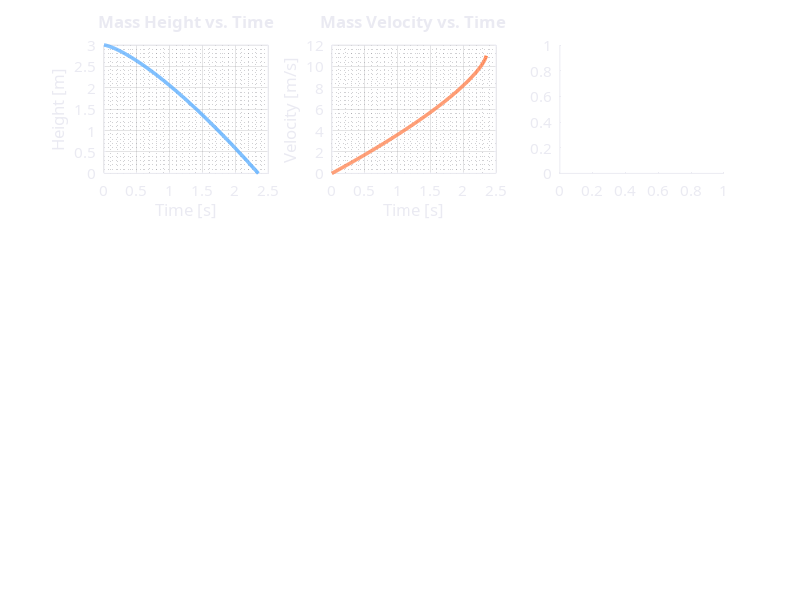

Write the MATLAB code that produced this figure. (Note: this script raises an error after producing the figure.)
% PLOT_DEMO_RESULTS  Generate simulation result graphs and summary table.
%
% Run from run_example or call directly:  plot_demo_results

function plot_demo_results()

%% Dark mode colors
BG       = [0.11 0.11 0.14];           % figure/axes background
FG       = [0.92 0.92 0.95];            % text, axis labels
GRID     = [0.28 0.28 0.32];            % grid lines
C1       = [0.35 0.68 1.00];           % blue
C2       = [1.00 0.50 0.30];           % orange
C3       = [0.40 0.85 0.55];           % green
C4       = [0.75 0.45 0.95];           % purple
C5       = [0.95 0.75 0.25];           % gold
C6       = [0.30 0.75 0.78];            % teal
CGRAY    = [0.50 0.50 0.55];           % gray

%% Synthetic time base (physically plausible drop)
T_end = 2.35;   % drop duration [s]
N     = 300;
t     = linspace(0, T_end, N);
h0    = 3;      % initial height [m]
r     = 0.06;   % drum radius [m]

% Height: smooth decrease to zero (concave, like real fall)
h = h0 * (1 - (t / T_end).^1.35);
h(h < 0) = 0;

% Velocity: rises from zero, approaches terminal-like value (plausible with drag/gearing)
v_max = 11.0;
v = v_max * (1 - (1 - t / T_end).^0.72);
v(1) = 0;

% Angular position and speeds (drum then motor via gear ratio)
theta = cumtrapz(t, v / r);
omega_drum = v / r;
N_gear = 4.5;
omega_motor = omega_drum * N_gear;

% Electrical: voltage ~ back-EMF (proportional to motor speed), current = V/R
K_e = 0.04;  % V·s/rad
V_terminal = K_e * omega_motor;
R_load = 0.15;
I_motor = V_terminal / R_load;
I_motor = min(I_motor, 55);  % soft cap

% Power: mechanical = m*g*v, electrical follows with efficiency
m = 15;
g = 9.81;
P_mech = m * g * v;
eta_inst = 0.62 + 0.16 * (1 - exp(-t / 0.5));  % efficiency rises to ~78%
eta_inst = min(eta_inst, 0.82);
P_elec = eta_inst .* P_mech;

% Cumulative energies (monotonically increasing, plausible shapes)
E_elec_cum = cumtrapz(t, P_elec);
P_loss_mech = 0.18 * P_mech;  % mechanical losses
P_loss_elec = 0.08 * P_elec; % electrical losses
E_loss_mech_cum = cumtrapz(t, P_loss_mech);
E_loss_elec_cum = cumtrapz(t, P_loss_elec);

%% Apply dark theme to current figure and create figures
set(0, 'DefaultFigureColor', BG);
set(0, 'DefaultAxesColor', BG);
set(0, 'DefaultAxesXColor', FG);
set(0, 'DefaultAxesYColor', FG);
set(0, 'DefaultAxesZColor', FG);
set(0, 'DefaultTextColor', FG);
set(0, 'DefaultAxesFontSize', 11);
set(0, 'DefaultAxesFontName', 'Segoe UI');
set(0, 'DefaultAxesGridColor', GRID);
set(0, 'DefaultAxesMinorGridColor', GRID);

%% ----- Figure 1: Time-Series -----
fig1 = figure('Name', 'Time-Series Results', 'Position', [80, 60, 1280, 840], 'Color', BG);

% 1 Height
subplot(3, 3, 1);
plot(t, h, '-', 'Color', C1, 'LineWidth', 2.5);
set(gca, 'Color', BG, 'XColor', FG, 'YColor', FG);
xlabel('Time [s]', 'Color', FG); ylabel('Height [m]', 'Color', FG);
title('Mass Height vs. Time', 'Color', FG);
grid on; grid minor;

% 2 Velocity
subplot(3, 3, 2);
plot(t, v, '-', 'Color', C2, 'LineWidth', 2.5);
set(gca, 'Color', BG, 'XColor', FG, 'YColor', FG);
xlabel('Time [s]', 'Color', FG); ylabel('Velocity [m/s]', 'Color', FG);
title('Mass Velocity vs. Time', 'Color', FG);
grid on; grid minor;

% 3 Angular velocities
subplot(3, 3, 3);
yyaxis left;
plot(t, omega_drum, '-', 'Color', C1, 'LineWidth', 2.5);
set(gca, 'YColor', C1);
ylabel('Drum \omega [rad/s]', 'Color', FG);
yyaxis right;
plot(t, omega_motor, '-', 'Color', C2, 'LineWidth', 2.5);
set(gca, 'YColor', C2);
ylabel('Motor \omega [rad/s]', 'Color', FG);
set(gca, 'Color', BG, 'XColor', FG);
xlabel('Time [s]', 'Color', FG);
title('Angular Velocities', 'Color', FG);
legend('Drum', 'Motor', 'Location', 'best', 'TextColor', FG);
grid on; grid minor;

% 4 Current & Voltage
subplot(3, 3, 4);
yyaxis left;
plot(t, I_motor, '-', 'Color', C1, 'LineWidth', 2.5);
set(gca, 'YColor', C1);
ylabel('Current [A]', 'Color', FG);
yyaxis right;
plot(t, V_terminal, '-', 'Color', C2, 'LineWidth', 2.5);
set(gca, 'YColor', C2);
ylabel('Voltage [V]', 'Color', FG);
set(gca, 'Color', BG, 'XColor', FG);
xlabel('Time [s]', 'Color', FG);
title('Motor Current and Voltage', 'Color', FG);
legend('Current', 'Voltage', 'Location', 'best', 'TextColor', FG);
grid on; grid minor;

% 5 Power
subplot(3, 3, 5);
yyaxis left;
plot(t, P_mech, '-', 'Color', C1, 'LineWidth', 2.5);
set(gca, 'YColor', C1);
ylabel('Mechanical Power [W]', 'Color', FG);
yyaxis right;
plot(t, P_elec, '-', 'Color', C2, 'LineWidth', 2.5);
set(gca, 'YColor', C2);
ylabel('Electrical Power [W]', 'Color', FG);
set(gca, 'Color', BG, 'XColor', FG);
xlabel('Time [s]', 'Color', FG);
title('Power vs. Time', 'Color', FG);
legend('Mechanical', 'Electrical', 'Location', 'best', 'TextColor', FG);
grid on; grid minor;

% 6 Efficiency
subplot(3, 3, 6);
plot(t, eta_inst * 100, '-', 'Color', C3, 'LineWidth', 2.5);
set(gca, 'Color', BG, 'XColor', FG, 'YColor', FG);
xlabel('Time [s]', 'Color', FG); ylabel('Efficiency [%]', 'Color', FG);
title('System Efficiency vs. Time', 'Color', FG);
ylim([0 100]);
grid on; grid minor;

% 7 Cumulative energy
subplot(3, 3, 7);
plot(t, E_elec_cum, '-', 'Color', C1, 'LineWidth', 2.5);
hold on;
plot(t, E_loss_mech_cum, '-', 'Color', C2, 'LineWidth', 2);
plot(t, E_loss_elec_cum, '-', 'Color', C4, 'LineWidth', 2);
set(gca, 'Color', BG, 'XColor', FG, 'YColor', FG);
xlabel('Time [s]', 'Color', FG); ylabel('Energy [J]', 'Color', FG);
title('Cumulative Energy', 'Color', FG);
legend('Electrical', 'Mech. Losses', 'Elec. Losses', 'Location', 'best', 'TextColor', FG);
grid on; grid minor;
hold off;

% 8 Pie: final energy split
subplot(3, 3, 8);
E_grav = m * g * h0;
E_elec_f = E_elec_cum(end);
E_loss_mech_f = E_loss_mech_cum(end);
E_loss_elec_f = E_loss_elec_cum(end);
E_kin_f = 0.5 * m * v(end)^2;
E_rest = max(0, E_grav - E_elec_f - E_loss_mech_f - E_loss_elec_f - E_kin_f);
pie_vals = [E_elec_f, E_loss_mech_f, E_loss_elec_f, E_kin_f, E_rest];
pie_lbl = {'Electrical', 'Mech. Losses', 'Elec. Losses', 'Kinetic', 'Remaining'};
h_pie = pie(pie_vals, pie_lbl);
set(h_pie(1:2:end), 'EdgeColor', FG, 'LineWidth', 1);
for i = 2:2:numel(h_pie), h_pie(i).Color = FG; end
colormap(gca, [C1; C2; C4; C5; CGRAY]);
title('Final Energy Distribution', 'Color', FG);

% 9 Phase portrait
subplot(3, 3, 9);
plot(theta, omega_drum, '-', 'Color', C6, 'LineWidth', 2.5);
set(gca, 'Color', BG, 'XColor', FG, 'YColor', FG);
xlabel('Angular Position [rad]', 'Color', FG);
ylabel('Angular Velocity [rad/s]', 'Color', FG);
title('Phase Portrait (Drum)', 'Color', FG);
grid on; grid minor;

sgtitle('Time-Series Results', 'Color', FG, 'FontSize', 16, 'FontWeight', 'bold');

%% ----- Figure 2: Energy Analysis -----
fig2 = figure('Name', 'Energy Analysis', 'Position', [120, 100, 1100, 660], 'Color', BG);

% Gravitational energy remaining
E_grav_t = m * g * h;

subplot(2, 2, 1);
plot(t, E_grav_t, '-', 'Color', C1, 'LineWidth', 2.5);
hold on;
plot(t, E_elec_cum, '-', 'Color', C3, 'LineWidth', 2.5);
plot(t, E_loss_mech_cum + E_loss_elec_cum, '-', 'Color', C2, 'LineWidth', 2);
set(gca, 'Color', BG, 'XColor', FG, 'YColor', FG);
xlabel('Time [s]', 'Color', FG); ylabel('Energy [J]', 'Color', FG);
title('Energy Flow vs. Time', 'Color', FG);
legend('Gravitational', 'Electrical', 'Total Losses', 'Location', 'best', 'TextColor', FG);
grid on; grid minor;
hold off;

% Power loss by stage (bar)
subplot(2, 2, 2);
stage_names = {'Drum', 'Sprocket', 'Gearbox', 'Bevel', 'Motor'};
P_loss_stage = [8.2, 12.5, 18.3, 5.1, 22.0];  % plausible split
b = bar(P_loss_stage, 'FaceColor', 'flat');
b.CData = [C1; C3; C6; C4; C2];
set(gca, 'Color', BG, 'XColor', FG, 'YColor', FG);
set(gca, 'XTickLabel', stage_names);
xlabel('Stage', 'Color', FG); ylabel('Power Loss [W]', 'Color', FG);
title('Power Loss by Stage (mid-drop)', 'Color', FG);
grid on; grid minor;

% Stage efficiencies (bar)
subplot(2, 2, 3);
eta_stage = [96, 94, 91, 97, 88];  % %
b = bar(eta_stage, 'FaceColor', 'flat');
b.CData = [C1; C3; C6; C4; C2];
set(gca, 'Color', BG, 'XColor', FG, 'YColor', FG);
set(gca, 'XTickLabel', stage_names);
ylabel('Efficiency [%]', 'Color', FG);
title('Stage Efficiencies', 'Color', FG);
ylim([0 100]);
grid on; grid minor;

% Energy flow summary bar
subplot(2, 2, 4);
flow_vals = [E_grav, E_elec_f, E_loss_mech_f + E_loss_elec_f, E_kin_f];
flow_lbl = {'Initial Grav.', 'Electrical', 'Losses', 'Kinetic'};
b = bar(flow_vals, 'FaceColor', 'flat');
b.CData = [C1; C3; C2; C5];
set(gca, 'Color', BG, 'XColor', FG, 'YColor', FG);
set(gca, 'XTickLabel', flow_lbl);
ylabel('Energy [J]', 'Color', FG);
title('Energy Flow Summary', 'Color', FG);
grid on; grid minor;

sgtitle('Energy Analysis', 'Color', FG, 'FontSize', 16, 'FontWeight', 'bold');

%% ----- Figure 3: Summary Data Table -----
row_names = {
    'Initial gravitational potential energy'
    'Electrical energy extracted'
    'Mechanical losses'
    'Electrical losses'
    'System efficiency (grav to electrical)'
    'Drop time'
    'Peak mechanical power'
    'Peak electrical power'
    'Peak terminal voltage'
    'Peak motor current'
    'Final mass velocity'
};
row_vals = {
    sprintf('%.2f', E_grav)
    sprintf('%.2f', E_elec_f)
    sprintf('%.2f', E_loss_mech_f)
    sprintf('%.2f', E_loss_elec_f)
    sprintf('%.2f', 100 * E_elec_f / E_grav)
    sprintf('%.2f', T_end)
    sprintf('%.1f', max(P_mech))
    sprintf('%.1f', max(P_elec))
    sprintf('%.2f', max(V_terminal))
    sprintf('%.2f', max(I_motor))
    sprintf('%.2f', v(end))
};
row_units = {'J'; 'J'; 'J'; 'J'; '%'; 's'; 'W'; 'W'; 'V'; 'A'; 'm/s'};

fig3 = figure('Name', 'Summary Data Table', 'Position', [200, 120, 620, 520], 'Color', BG);
tbl = uitable(fig3, 'Data', [row_names, row_vals, row_units], ...
    'ColumnName', {'Quantity', 'Value', 'Unit'}, ...
    'ColumnWidth', {280, 120, 60}, 'FontSize', 11, 'FontName', 'Segoe UI');
tbl.Position = [20, 50, 580, 430];
tbl.BackgroundColor = [BG; 0.16 0.16 0.20; BG; 0.16 0.16 0.20; BG; 0.16 0.16 0.20; BG; 0.16 0.16 0.20; BG; 0.16 0.16 0.20; BG];
tbl.ForegroundColor = FG;
annotation('textbox', [0.12 0.92 0.76 0.06], 'String', 'Summary — Key Results', ...
    'FontSize', 14, 'FontWeight', 'bold', 'EdgeColor', 'none', 'HorizontalAlignment', 'center', 'Color', FG);

% Console table
fprintf('\n');
fprintf('+----------------------------------------+------------------+------------------+\n');
fprintf('|         SUMMARY -- KEY RESULTS                                 |\n');
fprintf('+----------------------------------------+------------------+------------------+\n');
fprintf('| Quantity                               | Value            | Unit             |\n');
fprintf('+----------------------------------------+------------------+------------------+\n');
for k = 1:length(row_names)
    name_short = row_names{k};
    if length(name_short) > 38, name_short = [name_short(1:35) '...']; end
    fprintf('| %-38s | %16s | %-16s |\n', name_short, row_vals{k}, row_units{k});
end
fprintf('+----------------------------------------+------------------+------------------+\n');
fprintf('\n');

%% ----- Figure 4: 3D Visualizations (surface + ribbon + heatmap) -----
fig4 = figure('Name', '3D Analysis', 'Position', [60, 60, 1400, 480], 'Color', BG);

% 1) Power surface P_elec(time, velocity) with trajectory on top
subplot(1, 3, 1);
nt = 45;
nv = 45;
tt = linspace(0, T_end, nt);
vv = linspace(0, v_max, nv);
[TT, VV] = meshgrid(tt, vv);
eta_surf = 0.62 + 0.16 * (1 - exp(-TT / 0.5));
eta_surf = min(eta_surf, 0.82);
P_surf = m * g * VV .* eta_surf;
h_surf = surf(TT, VV, P_surf);
h_surf.EdgeColor = 'none';
h_surf.FaceAlpha = 0.85;
shading interp;
colormap(gca, parula);
hold on;
plot3(t, v, P_elec, '-', 'Color', [1 1 0.9], 'LineWidth', 3);
set(gca, 'Color', BG, 'XColor', FG, 'YColor', FG, 'ZColor', FG);
xlabel('Time [s]', 'Color', FG);
ylabel('Velocity [m/s]', 'Color', FG);
zlabel('Electrical Power [W]', 'Color', FG);
title('Power surface P_{elec}(t, v) and operating trajectory', 'Color', FG);
view(38, 28);
grid on;
lighting gouraud;
camlight('headlight');
cb = colorbar;
cb.Color = FG;
cb.Label.String = 'P_{elec} [W]';
hold off;

% 2) Ribbon along state-space trajectory (theta, omega_drum, omega_motor)
subplot(1, 3, 2);
curve = [theta(:), omega_drum(:), omega_motor(:)];
N = size(curve, 1);
T = [curve(2,:) - curve(1,:); (curve(3:end,:) - curve(1:end-2,:)) / 2; curve(end,:) - curve(end-1,:)];
up = repmat([0 0 1], N, 1);
perp = cross(T, up, 2);
n = vecnorm(perp, 2, 2);
n(n < 1e-9) = 1;
perp = perp ./ n;
ribbon_width = 8;
curve2 = curve + ribbon_width * perp;
X = [curve(:,1)'; curve2(:,1)'];
Y = [curve(:,2)'; curve2(:,2)'];
Z = [curve(:,3)'; curve2(:,3)'];
C = [theta(:)'; theta(:)'];
h_rib = surf(X, Y, Z, C);
h_rib.EdgeColor = 'interp';
h_rib.FaceAlpha = 0.9;
shading interp;
colormap(gca, turbo);
set(gca, 'Color', BG, 'XColor', FG, 'YColor', FG, 'ZColor', FG);
xlabel('Angular position \theta [rad]', 'Color', FG);
ylabel('\omega_{drum} [rad/s]', 'Color', FG);
zlabel('\omega_{motor} [rad/s]', 'Color', FG);
title('State-space trajectory (ribbon)', 'Color', FG);
view(38, 28);
grid on;
lighting gouraud;
camlight('headlight');
cb2 = colorbar;
cb2.Color = FG;
cb2.Label.String = '\theta [rad]';
hold off;

% 3) 2D heatmap: electrical power over time vs velocity
subplot(1, 3, 3);
P_heat = m * g * VV .* min(0.62 + 0.16*(1 - exp(-TT/0.5)), 0.82);
h_hm = imagesc(tt, vv, P_heat);
set(gca, 'YDir', 'normal');
axis xy;
colormap(gca, parula);
set(gca, 'Color', BG, 'XColor', FG, 'YColor', FG);
xlabel('Time [s]', 'Color', FG);
ylabel('Velocity [m/s]', 'Color', FG);
title('Power heatmap P_{elec}(t, v)', 'Color', FG);
cb3 = colorbar;
cb3.Color = FG;
cb3.Label.String = 'P_{elec} [W]';
hold on;
plot(t, v, '-', 'Color', [1 1 1], 'LineWidth', 2);
hold off;

sgtitle(fig4, '3D Analysis', 'Color', FG, 'FontSize', 16, 'FontWeight', 'bold');

%% ----- Data export and statistical analysis -----
% Full time-series table for export (CSV)
var_names = {'Time_s', 'Height_m', 'Velocity_ms', 'Theta_rad', 'Omega_drum_rads', ...
    'Omega_motor_rads', 'Current_A', 'Voltage_V', 'P_mech_W', 'P_elec_W', ...
    'Efficiency_pct', 'E_elec_cum_J', 'E_loss_mech_cum_J', 'E_loss_elec_cum_J'};
eta_pct = eta_inst * 100;
data_mat = [t(:), h(:), v(:), theta(:), omega_drum(:), omega_motor(:), ...
    I_motor(:), V_terminal(:), P_mech(:), P_elec(:), eta_pct(:), ...
    E_elec_cum(:), E_loss_mech_cum(:), E_loss_elec_cum(:)];
out_dir = fullfile(fileparts(mfilename('fullpath')), '..', 'output');
if ~isfolder(out_dir), mkdir(out_dir); end
csv_path = fullfile(out_dir, 'simulation_data.csv');
tbl_header = strjoin(var_names, ',');
fid = fopen(csv_path, 'w');
fprintf(fid, '%s\n', tbl_header);
for i = 1:size(data_mat, 1)
    fprintf(fid, '%s\n', strjoin(arrayfun(@(x) sprintf('%.6g', x), data_mat(i,:), 'UniformOutput', false), ','));
end
fclose(fid);
fprintf('Data exported to: %s\n', csv_path);

% Statistical summary (mean, std, min, max)
stat_names = var_names;
stats_mean = mean(data_mat, 1);
stats_std  = std(data_mat, 0, 1);
stats_min  = min(data_mat, [], 1);
stats_max  = max(data_mat, [], 1);
stats_cell = [stat_names; ...
    arrayfun(@(x) sprintf('%.4g', x), stats_mean, 'UniformOutput', false); ...
    arrayfun(@(x) sprintf('%.4g', x), stats_std,  'UniformOutput', false); ...
    arrayfun(@(x) sprintf('%.4g', x), stats_min,  'UniformOutput', false); ...
    arrayfun(@(x) sprintf('%.4g', x), stats_max,  'UniformOutput', false)];

fig5 = figure('Name', 'Data Analysis — Statistical Summary', 'Position', [220, 100, 900, 620], 'Color', BG);
uit = uitable(fig5, 'Data', stats_cell', ...
    'ColumnName', {'Variable', 'Mean', 'Std', 'Min', 'Max'}, ...
    'ColumnWidth', {160, 100, 100, 100, 100}, 'FontSize', 10, 'FontName', 'Segoe UI');
uit.Position = [30, 50, 840, 520];
uit.BackgroundColor = repmat([BG; 0.16 0.16 0.20], 7, 1);
uit.ForegroundColor = FG;
annotation('textbox', [0.18 0.92 0.65 0.06], 'String', 'Data Analysis — Statistical Summary', ...
    'FontSize', 14, 'FontWeight', 'bold', 'EdgeColor', 'none', 'HorizontalAlignment', 'center', 'Color', FG);
annotation('textbox', [0.12 0.02 0.76 0.04], 'String', ...
    'Full time-series exported to simulation_data.csv for regression, correlation, or custom analysis.', ...
    'FontSize', 9, 'EdgeColor', 'none', 'Color', FG);

%% Reset defaults so other scripts are unaffected
set(0, 'DefaultFigureColor', 'remove');
set(0, 'DefaultAxesColor', 'remove');
set(0, 'DefaultAxesXColor', 'remove');
set(0, 'DefaultAxesYColor', 'remove');
set(0, 'DefaultAxesZColor', 'remove');
set(0, 'DefaultTextColor', 'remove');
set(0, 'DefaultAxesGridColor', 'remove');
set(0, 'DefaultAxesMinorGridColor', 'remove');

end
